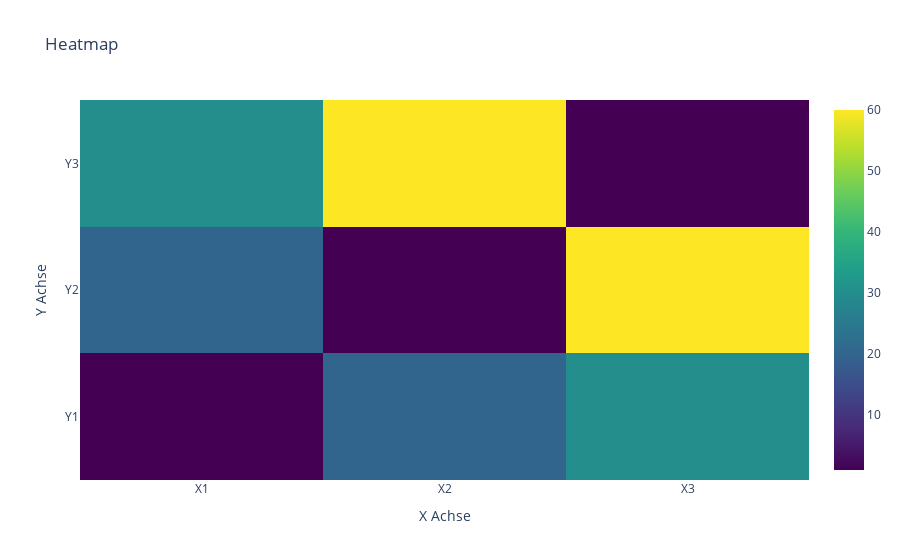

The cell this chart's notebook holds for it:
### Markdown cell above
Heatmap in German

### Code cell
import plotly.graph_objects as go

# Creating a heatmap
fig = go.Figure()

fig.add_trace(go.Heatmap(
    z=[[1, 20, 30], [20, 1, 60], [30, 60, 1]],
    x=['X1', 'X2', 'X3'],
    y=['Y1', 'Y2', 'Y3'],
    colorscale='Viridis'
))

fig.update_layout(
    title='Heatmap',
    xaxis_title='X Achse',
    yaxis_title='Y Achse',
    legend_title='Intensität'
)

fig.show()
fig.write_image('Charts\Data over time (temporal)\multilingual/heatmap_german.png')

### Figure 1 — Plotly figure (JSON) as saved in the notebook; plotly's stock layout.template omitted (floating-point values rounded to 4 significant figures)
{"data": [{"colorscale": [[0, "#440154"], [0.1111, "#482878"], [0.2222, "#3e4989"], [0.3333, "#31688e"], [0.4444, "#26828e"], [0.5556, "#1f9e89"], [0.6667, "#35b779"], [0.7778, "#6ece58"], [0.8889, "#b5de2b"], [1, "#fde725"]], "type": "heatmap", "x": ["X1", "X2", "X3"], "y": ["Y1", "Y2", "Y3"], "z": [[1, 20, 30], [20, 1, 60], [30, 60, 1]]}], "layout": {"legend": {"title": {"text": "Intensität"}}, "title": {"text": "Heatmap"}, "xaxis": {"title": {"text": "X Achse"}}, "yaxis": {"title": {"text": "Y Achse"}}}}
